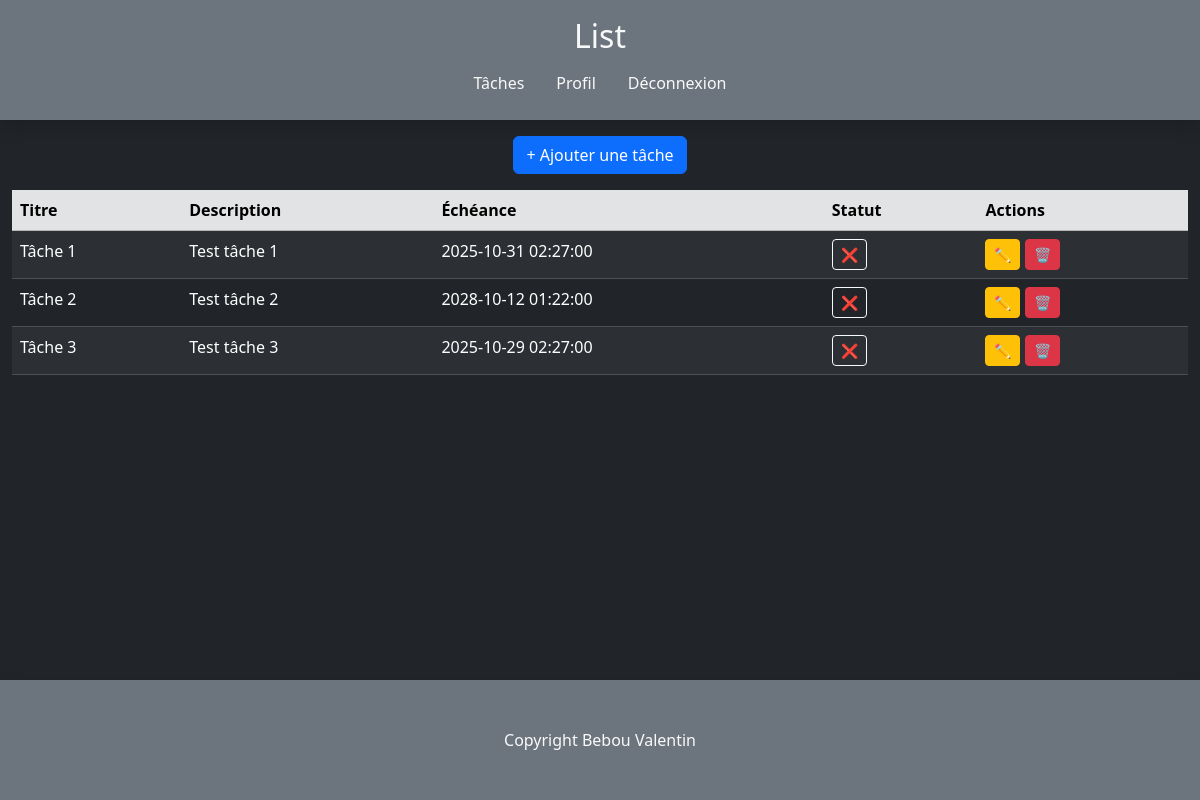
Page /index.php?controller=task&action=index (signed in) on the committed database.
### tables this page shows
CREATE TABLE `tasks` (
  `id` int NOT NULL,
  `user_id` int NOT NULL,
  `title` varchar(255) NOT NULL,
  `description` text NOT NULL,
  `due_date` datetime DEFAULT NULL,
  `done` tinyint(1) NOT NULL
);

### app/Controller/TaskController.php (called while the page is built, shortened)
<?php
class TaskController
{
    public $taskDao;
    public function __construct($taskDao)
    {
        $this->taskDao = $taskDao;
    }
    public function index()
    {
        $tasks = $this->taskDao->findAllByUser($_SESSION["id"]);
        include __DIR__ . "/../View/task/list.php";
    }
}

### app/DAO/TaskDAO.php (called while the page is built, shortened)
<?php
class TaskDAO
{
    private PDO $pdo;
    public function __construct(PDO $pdo)
    {
        $this->pdo = $pdo;
    }
    public function findAllByUser($user_id)
    {
        $query = "SELECT * FROM tasks WHERE user_id = :user_id";
        $statement = $this->pdo->prepare($query);
        $statement->execute(
            [
                ":user_id" => $user_id
            ]
        );
        return $statement->fetchAll(PDO::FETCH_ASSOC);
    }
}

### app/View/task/list.php (the view, shortened to what this page needs)
<div class="h-100 d-flex flex-column">
    <div class="d-flex justify-content-center align-items-center mb-3 pt-3">
        <a href="index.php?controller=task&action=create" class="btn btn-primary">+ Ajouter une tâche</a>
    </div>
    <div class="flex-grow-1 overflow-auto">
        <?php if (empty($tasks)): ?>
            <div class="alert alert-info text-center">Aucune tâche pour le moment.</div>
        <?php else: ?>
            <table class="table table-dark table-striped table-hover">
                <thead class="table-secondary">
                    <tr>
                        <th>Titre</th>
                        <th>Description</th>
                        <th>Échéance</th>
                        <th>Statut</th>
                        <th>Actions</th>
                    </tr>
                </thead>
                <tbody>
                    <?php foreach ($tasks as $task): ?>
                        <tr>
                            <td><?= htmlspecialchars($task["title"]) ?></td>
                            <td><?= htmlspecialchars($task["description"]) ?></td>
                            <td><?= htmlspecialchars($task["due_date"]) ?></td>
                            <td>
                                <form method="POST" action="index.php?controller=task&action=toggleDone" class="d-inline">
                                    <button type="submit" class="btn btn-sm btn-outline-light">
                                        <?= $task["done"] ? "✔️" : "❌" ?>
                                    </button>
                                </form>
                            </td>
                            <td>
                                <a href="index.php?controller=task&action=edit&id=<?= $task['id'] ?>" class="btn btn-sm btn-warning">✏️</a>
                                <a href="index.php?controller=task&action=delete&id=<?= $task['id'] ?>" class="btn btn-sm btn-danger">🗑️</a>
                            </td>
                        </tr>
                    <?php endforeach; ?>
                </tbody>
            </table>
        <?php endif; ?>
    </div>
</div>
<?php
require __DIR__ . "/../layout.php";
?>

### public/style.css (style rules this page uses)
body { height: 100vh; }

### rows in the picture
tasks: title "Tâche 1", description "Test tâche 1", due_date "2025-10-31 02:27:00"
tasks: title "Tâche 2", description "Test tâche 2", due_date "2028-10-12 01:22:00"
tasks: title "Tâche 3", description "Test tâche 3", due_date "2025-10-29 02:27:00"

### other values in the picture
$header "List"
